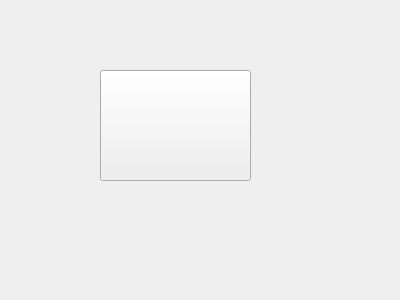
<?xml version="1.0" encoding="UTF-8"?>
<ui version="4.0">
 <class>cardWidget</class>
 <widget class="QWidget" name="cardWidget">
  <property name="geometry">
   <rect>
    <x>0</x>
    <y>0</y>
    <width>400</width>
    <height>300</height>
   </rect>
  </property>
  <property name="windowTitle">
   <string>Form</string>
  </property>
  <widget class="QWidget" name="widget" native="true">
   <property name="geometry">
    <rect>
     <x>70</x>
     <y>50</y>
     <width>221</width>
     <height>151</height>
    </rect>
   </property>
   <widget class="QPushButton" name="pushButton">
    <property name="geometry">
     <rect>
      <x>30</x>
      <y>20</y>
      <width>151</width>
      <height>111</height>
     </rect>
    </property>
    <property name="styleSheet">
     <string notr="true"/>
    </property>
    <property name="text">
     <string/>
    </property>
   </widget>
   <widget class="QLabel" name="label_2">
    <property name="geometry">
     <rect>
      <x>40</x>
      <y>30</y>
      <width>49</width>
      <height>16</height>
     </rect>
    </property>
    <property name="text">
     <string>Otorite</string>
    </property>
   </widget>
   <widget class="QLabel" name="label_3">
    <property name="geometry">
     <rect>
      <x>100</x>
      <y>100</y>
      <width>49</width>
      <height>16</height>
     </rect>
    </property>
    <property name="text">
     <string>Hat</string>
    </property>
   </widget>
   <zorder>label_3</zorder>
   <zorder>label_2</zorder>
   <zorder>pushButton</zorder>
  </widget>
 </widget>
 <resources/>
 <connections/>
</ui>
